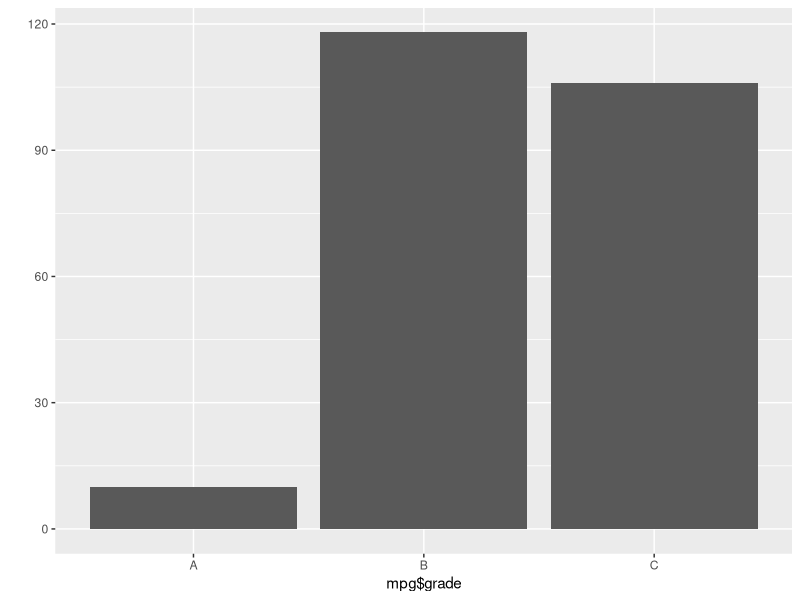

R code for this plot:
# 데이터 파악하기
# head() - 데이터 앞부분 파악하기
# exam <- read.csv("csv_exam.csv")
# head(exam)   앞에서 부터 6행까지 출력
# head(exam, 10)    앞에서부터 10행까지 출력

# tail() - 데이터 뒷부분 확인하기
# tail(exam)    뒤에서부터 6행까지 출력
# tail(exam, 10)  뒤에서부터 10행까지 출력

# View(exam)    데이터 뷰어 창에서 exam 데이터 확인

# dim(exam)     데이터가 몇 행, 몇 열로 구성되어 있는지 알아보기

# str(exam)     데이터 속성 확인

# summary(exam) 요약 통계량 산출하기

# mpg 데이터 파악하기
# mpg <- as.data.frame(ggplot2::mpg)
# ggplot2의 mpg 데이터를 데이터 프레임 형태로 불러오기      ::는 특정 패키지에 들어있는 함수나 데이터를 지정할수 있슴.

# 변수명 바꾸기
# df_raw <- data.frame(var1 = c(4,3,8),
#                     var2 = c(2,6,1))
#df <- df_raw
# df_new <- df_raw
# df_new <- rename(df_new, v2 = var2)     # 순서 중요!!  바꾸고자하는 이름 > 원래이름

# 파생변수 만들기
# df$var_sum <- df$var1 + df$var2     # var_sum 파생변수 생성
# df$var_mean <- df$var_sum/2         # var_mean 파생변수 생성

library(ggplot2)
mpg <- as.data.frame(ggplot2::mpg)
mpg$total <- (mpg$cty + mpg$hwy)/2    # 도시 연비와 고속도로 연비로 통합 연비 산출
# summary(mpg$total)
# hist(mpg$total)
# 연비가 20 이상인 자동차에 합격판정 내리려면....
#mpg$test <- ifelse(mpg$total >= 20, "pass", "fail")
# 빈도표로 합격판정 자동차 수 확인
#table(mpg$test)     # 연비합격 빈도표 생성
#qplot(mpg$test)

# 중첩조건문 활용
mpg$grade <- ifelse(mpg$total >= 30, "A",
                    ifelse(mpg$total >= 20, "B","C"))
# table(mpg$grade)
qplot(mpg$grade)